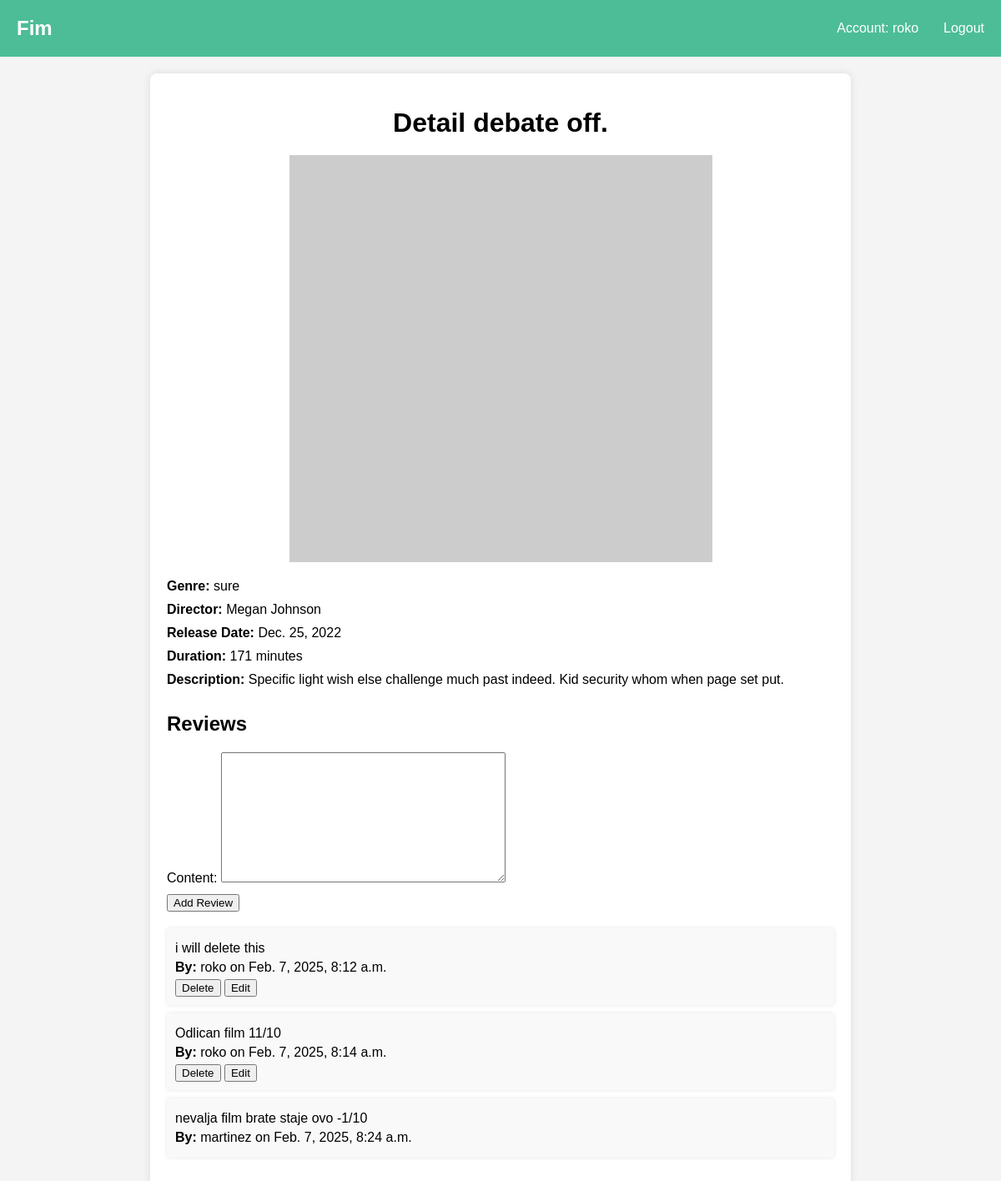
Screenshot of /film/1/ (signed in) with the database file from the repository.
### main/models.py (models this page shows, shortened)
class Film(models.Model):
    title = models.CharField(max_length=255)
    release_date = models.DateField(null=True, blank=True)
    genre = models.CharField(max_length=100)
    director = models.CharField(max_length=255)
    description = models.TextField(blank=True)
    duration = models.IntegerField(null=True, blank=True)
    poster_url = models.URLField(max_length=255, blank=True)
    created_at = models.DateTimeField(auto_now_add=True)
    updated_at = models.DateTimeField(auto_now=True)

class Review(models.Model):
    film = models.ForeignKey(Film, on_delete=models.CASCADE, related_name='reviews')
    user = models.ForeignKey(User, on_delete=models.CASCADE)
    content = models.TextField()
    created_at = models.DateTimeField(auto_now_add=True)

### main/views.py (the view)
# urls.py: path('film/<int:pk>/', views.film_detail, name='film_detail'),
def film_detail(request, pk):
    film = get_object_or_404(Film, pk=pk)
    reviews = film.reviews.all()
    review_form = ReviewForm()
    context = {
        'film': film,
        'reviews': reviews,
        'review_form': review_form,
    }
    return render(request, 'film_detail.html', context)

### main/forms.py
class ReviewForm(forms.ModelForm):
    class Meta:
        model = Review
        fields = ['content']

### main/templates/film_detail.html (shortened to what this page needs)
{% extends 'index.html' %}
{% block content %}
    {% load static %}
    <link rel="stylesheet" href="{% static 'film_detail.css' %}">
    <div class="film-detail-container">
        <h1>{{ film.title }}</h1>
        <div class="film-poster">
            {% if film.poster_url %}
                <img src="{{ film.poster_url }}" alt="{{ film.title }}">
            {% else %}
                <p>No Image Available</p>
            {% endif %}
        </div>
        <p><strong>Genre:</strong> {{ film.genre }}</p>
        <p><strong>Director:</strong> {{ film.director }}</p>
        <p><strong>Release Date:</strong> {{ film.release_date }}</p>
        <p><strong>Duration:</strong> {{ film.duration }} minutes</p>
        <p><strong>Description:</strong> {{ film.description }}</p>
        <h2>Reviews</h2>
        {% if user.is_authenticated %}
            <form method="post" action="{% url 'add_review' film.pk %}">
                {{ review_form.as_p }}
                <button type="submit">Add Review</button>
            </form>
        {% else %}
            <p><a href="{% url 'login' %}">Login</a> to add a review.</p>
        {% endif %}
        <ul>
            {% for review in reviews %}
                <li>
                    <p>{{ review.content }}</p>
                    <p><strong>By:</strong> {{ review.user.username }} on {{ review.created_at }}</p>
                    {% if review.user == user %}
                        <form method="post" action="{% url 'delete_review' film.pk review.pk %}" style="display:inline;">
                            <button type="submit">Delete</button>
                        </form>
                        <form method="get" action="{% url 'update_review' film.pk review.pk %}" style="display:inline;">
                            <button type="submit">Edit</button>
                        </form>
                    {% endif %}
                </li>
            {% endfor %}
        </ul>
    </div>
{% endblock %}

### main/templates/index.html (shortened to what this page needs)
<!DOCTYPE html>
<html lang="en">
<head>
    {% load static %}
    <link rel="stylesheet" href="{% static 'index.css' %}">
</head>
<body>
    <nav class="navbar">
        <a href="{% url 'home' %}"><h1>Fim</h1></a>
        <div class="navbar-links">
            {% if user.is_authenticated %}
                <p>Account: {{ user.username }}</p>
                <form method="post" action="{% url 'logout' %}">
                    <button class="logout" type="submit">Logout</button>
                </form>
            {% else %}
                <a href="{% url 'login' %}">Login</a>
                <a href="{% url 'register' %}">Register</a>
            {% endif %}
        </div>
    </nav>
    {% block content %}{% endblock %}
</body>
</html>

### main/static/index.css (style rules this page uses)
body { font-family: Arial, sans-serif; margin: 0; padding: 0; }
a { text-decoration: none; color: inherit; }
.navbar { display: flex; justify-content: space-between; align-items: center; background-color: #4cbd97; padding: 10px; color: white; position: sticky; top: 0; z-index: 1000; }
.navbar h1 { margin: 0; padding: 10px; }
.navbar-links { display: flex; align-items: center; }
.navbar-links p { margin: 0 10px 0 0; }
.navbar-links a, .navbar-links button { color: white; text-decoration: none; margin-left: 10px; background: none; border: none; cursor: pointer; padding: 10px; }
.logout { font-size: 16px; }

### main/static/film_detail.css (style rules this page uses)
body { font-family: Arial, sans-serif; background-color: #f4f4f4; margin: 0; padding: 0; }
.film-detail-container { max-width: 800px; margin: 20px auto; padding: 20px; background-color: white; border-radius: 8px; box-shadow: 0 0 10px rgba(0, 0, 0, 0.1); }
.film-detail-container h1 { text-align: center; margin-bottom: 20px; }
.film-poster img { display: block; margin: 0 auto 20px; max-width: 100%; height: auto; }
.film-detail-container p { margin: 10px 0; }
.film-detail-container h2 { margin-top: 30px; }
.film-detail-container form { margin-bottom: 20px; }
.film-detail-container ul { list-style-type: none; padding: 0; }
.film-detail-container ul li { background-color: #f9f9f9; margin-bottom: 10px; padding: 10px; border-radius: 4px; box-shadow: 0 0 5px rgba(0, 0, 0, 0.1); }
.film-detail-container ul li p { margin: 5px 0; }
.film-detail-container ul li form { display: inline; }

### rows the page displays
Film: title "Detail debate off.", genre "sure", director "Megan Johnson", release_date "Dec. 25, 2022", duration "171", description "Specific light wish else challenge much past indeed. Kid security whom when page set put."
Review: content "i will delete this", user.username "roko", created_at "Feb. 7, 2025, 8:12 a.m.", shows "Delete"
Review: content "Odlican film 11/10", user.username "roko", created_at "Feb. 7, 2025, 8:14 a.m.", shows "Delete"
Review: content "nevalja film brate staje ovo -1/10", user.username "martinez", created_at "Feb. 7, 2025, 8:24 a.m."

### other values shown
{{ user.username }} "roko"
